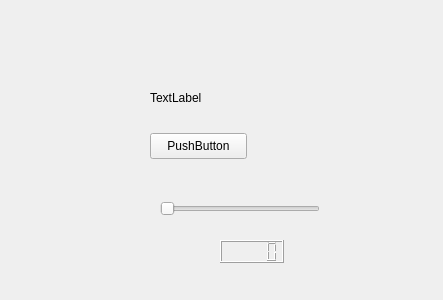
<?xml version="1.0" encoding="UTF-8"?>
<ui version="4.0">
 <class>MainWidget</class>
 <widget class="QWidget" name="MainWidget">
  <property name="geometry">
   <rect>
    <x>0</x>
    <y>0</y>
    <width>443</width>
    <height>300</height>
   </rect>
  </property>
  <property name="windowTitle">
   <string>MainWidget</string>
  </property>
  <widget class="QPushButton" name="pushButton">
   <property name="geometry">
    <rect>
     <x>150</x>
     <y>133</y>
     <width>97</width>
     <height>26</height>
    </rect>
   </property>
   <property name="text">
    <string>PushButton</string>
   </property>
  </widget>
  <widget class="QLabel" name="label">
   <property name="geometry">
    <rect>
     <x>150</x>
     <y>82</y>
     <width>191</width>
     <height>31</height>
    </rect>
   </property>
   <property name="text">
    <string>TextLabel</string>
   </property>
  </widget>
  <widget class="QSlider" name="horizontalSlider">
   <property name="geometry">
    <rect>
     <x>160</x>
     <y>200</y>
     <width>160</width>
     <height>18</height>
    </rect>
   </property>
   <property name="orientation">
    <enum>Qt::Horizontal</enum>
   </property>
  </widget>
  <widget class="QLCDNumber" name="lcdNumber">
   <property name="geometry">
    <rect>
     <x>220</x>
     <y>240</y>
     <width>64</width>
     <height>23</height>
    </rect>
   </property>
  </widget>
 </widget>
 <layoutdefault spacing="6" margin="11"/>
 <resources/>
 <connections/>
</ui>
